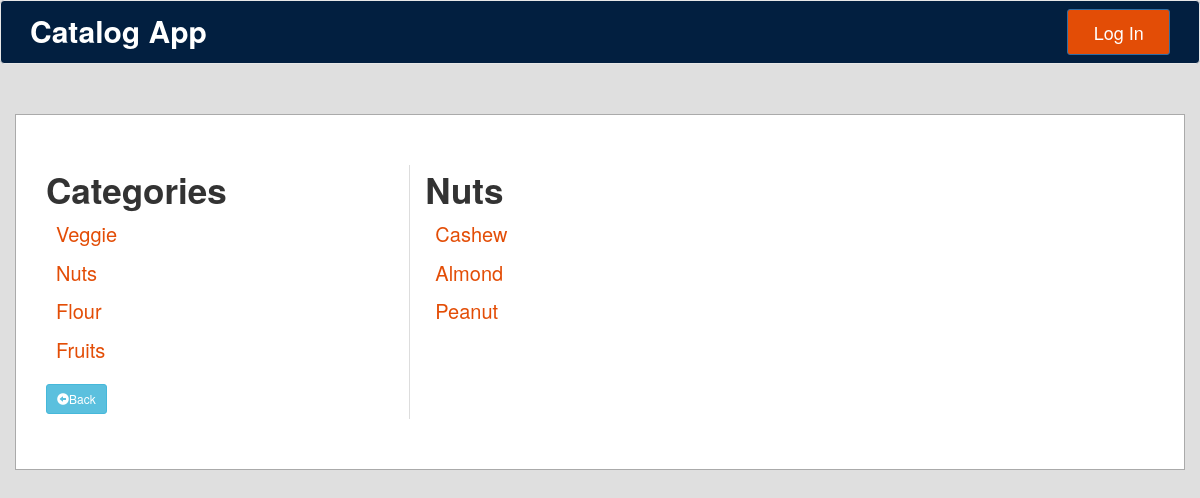
The app's page /categories/2/items/, older data.
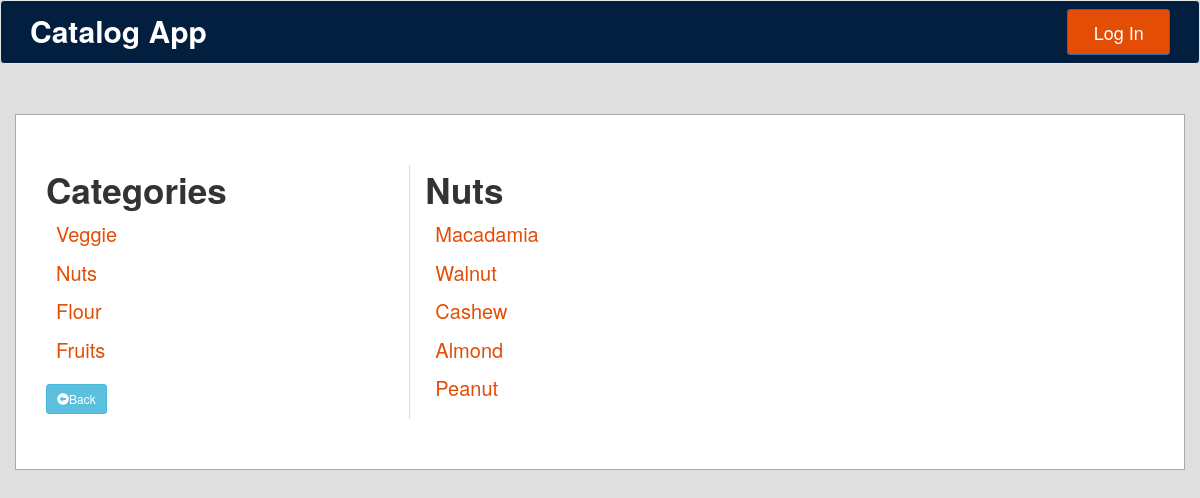
The same page, newer data.
### database_setup.py (models this page shows, shortened)
class Category(Base):
    __tablename__ = 'category'
    id = Column(Integer, primary_key=True)
    name = Column(String(250), nullable=False)
    user_id = Column(Integer, ForeignKey('user.id'))
    user = relationship(User)

class CatalogItem(Base):
    __tablename__ = 'catalog_item'
    name = Column(String(80), nullable=False)
    id = Column(Integer, primary_key=True)
    description = Column(String(250))
    price = Column(String(8))
    category_id = Column(Integer, ForeignKey('category.id'))
    category = relationship(
        "Category", backref=backref("catalog_items", cascade="all, delete"))
    user_id = Column(Integer, ForeignKey('user.id'))
    user = relationship(User)

### application.py (the view)
@app.route('/categories/<int:category_id>/')
@app.route('/categories/<int:category_id>/items/')
def showCatalogItems(category_id):
    extracted_categories = session.query(Category).all()
    category = session.query(Category).filter_by(id=category_id).one()
    items = session.query(CatalogItem).filter_by(category_id=category_id)\
        .order_by(CatalogItem.id.desc())
    quantity = items.count()
    return render_template('showcatalogitems.html',
                           selected_grocery=category,
                           groceries=extracted_categories,
                           items=items,
                           quantity=quantity)

### templates/showcatalogitems.html (shortened to what this page needs)
{% extends "main.html" %}
{% block categories %}
Categories
{% for groceryitem in groceries %}
    <li class="category-link"><a href="{{url_for('showCatalogItems', category_id=groceryitem.id)}}"> {{groceryitem.name | title}} </a></li>
{% endfor %}
<a href="{{url_for('showCatalog')}}" class="btn btn-info btn-sm"><span class="glyphicon glyphicon-circle-arrow-left"></span>Back</a>
{% endblock %}
{% block grocerycatalogitems %}
{{selected_grocery.name | title}}
<br>
{% for catalog_i in items %}
<li class="category-link"><a href="{{url_for('showCatalogItemDescription', catalog_item_id = catalog_i.id, category_id = selected_grocery.id)}}"> {{catalog_i.name | title}}</a></li>
{% endfor %}
{% endblock %}

### templates/main.html (shortened to what this page needs)
<!DOCTYPE html>
<html lang="en">
   <head>
      <link rel="stylesheet" type="text/css" href="https://maxcdn.bootstrapcdn.com/bootstrap/3.3.7/css/bootstrap.min.css">
      <link rel="stylesheet" type="text/css" href="{{url_for('static', filename='css/styles.css')}}">
   </head>
   <body>
      <nav class="navbar navbar-default">
         <div class="container">
            <div class="navbar-header">
               <a href="{{url_for('showCatalog')}}"class="navbar-brand">Catalog App</a>
            </div>
            <div>
              {% if session.user_id %}
               <a href="{{url_for('disconnect')}}" class="btn btn-primary navbar-btn btn-lg pull-right" role="button">Log Out</a>
               {% else %}
               <a href="{{url_for('showLogin')}}" class="btn btn-primary navbar-btn btn-lg pull-right" role="button">Log In</a>
               {% endif %}
            </div>
      </nav>
      {% if modification %}
          <div class="container rectangle-box">
              <div class="col-lg-12">
                {% block edit_delete_groceryitem %}
                {% endblock %}
                {% block addcatalogitem %}
                {% endblock %}
                {% block login_google %}
                {% endblock %}
              </div>
          </div>
     {% else %}
          <div class="container rectangle-box">
          <div class="col-lg-4">
              {% block categories %}
              {% endblock %}
          </div>
          <div class="col-lg-8">
              {% block grocerycatalogitems %}
              {% endblock %}
          </div>
      {% endif %}
      </div>
   </body>
</html>

### static/css/styles.css (style rules this page uses)
body { background-color: #dfdfdf; }
.navbar-default { background-color: #021F40; }
.navbar-default .navbar-brand, .navbar-default .navbar-brand:hover { color: #fff; padding-top: 20px; font-size: 30px; font-weight: bold; }
.btn-primary { background-color: #E34D06; border-radius: 3px; -webkit-border-radius: 3px; -moz-border-radius: 3px; width: 9%; }
.rectangle-box { margin-top: 50px; height: 100%; display: flex; border: 1px solid #AAAAAA; background-color: #fff; padding-top: 50px; padding-bottom: 50px; }
.col-lg-4, .col-lg-8 { font-size: 35px; font-weight: bold; }
.col-lg-4 { border-right: 1.5px solid #DDDDDD; }
li a, .category-link { font-size: 20px; padding: 5px; list-style-type: none; text-decoration: none; }
li a:link { color: #E34D06; text-decoration: none; font-weight: normal; }

Row changes from the older to the newer data that the page shows:
added CatalogItem: name "Macadamia"
added CatalogItem: name "Walnut"
